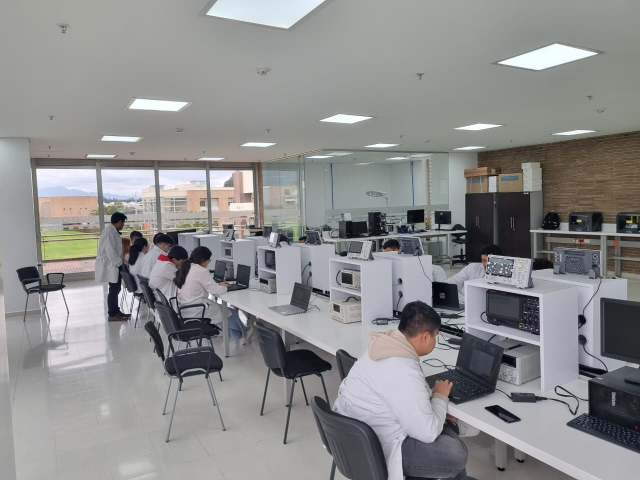
#> input picture imagenes/foto1.jpeg, 1280 x 960 px (shown at 1/2 size)
$ python comparar_algoritmos.py imagenes/foto1.jpeg
#> lines starting #> are read from the running program, lines starting #| are printed output that depends on the picture
### segmentacion.py
"""
segmentacion.py
================
Funciones núcleo para la práctica de "Segmentación por Clustering"
(Ingeniería Mecatrónica).

Cubre los pasos 2 y 3 del PROCEDIMIENTO:
    2. Preparación de los Datos
    3. Desarrollo de la Aplicación (k-means, fuzzy c-means, GMM)
    3. Evaluación (silhouette, Davies-Bouldin, IoU, Dice)

Autor: (completar con nombre del estudiante)
"""

import time
import warnings
import numpy as np

warnings.filterwarnings("ignore", category=FutureWarning)
from skimage import color, io, morphology, util
from skimage.transform import resize
from sklearn.cluster import KMeans
from sklearn.mixture import GaussianMixture
from sklearn.metrics import silhouette_score, davies_bouldin_score
from scipy.ndimage import median_filter

try:
    import skfuzzy as fuzz
    _TIENE_SKFUZZY = True
except ImportError:
    _TIENE_SKFUZZY = False


# ---------------------------------------------------------------------
# 1) PREPARACIÓN DE LOS DATOS
# ---------------------------------------------------------------------

def cargar_imagen(ruta, max_lado=300):
    """
    Carga una imagen desde disco, la convierte a RGB de 3 canales y la
    redimensiona (lado más largo = max_lado) para acotar el costo
    computacional del clustering pixel a pixel.
    """
#> called with ruta = 'imagenes/foto1.jpeg', max_lado = 200
    img = io.imread(ruta)
#> img is the input picture: shape (960, 1280, 3); mean R, G, B 140.5, 140.6, 140.7
    if img.ndim == 2:  # escala de grises -> replicar a 3 canales
        img = color.gray2rgb(img)
    if img.shape[-1] == 4:  # RGBA -> RGB
        img = img[..., :3]

    h, w = img.shape[:2]
#> h = 960; w = 1280
    escala = max_lado / max(h, w)
#> escala = 0.156
    if escala < 1.0:
        nueva_h, nueva_w = int(h * escala), int(w * escala)
#> nueva_h = 150; nueva_w = 200
        img = resize(img, (nueva_h, nueva_w), anti_aliasing=True)
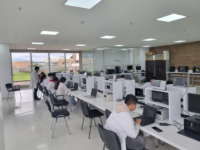
#> img: shape (150, 200, 3) float64; mean R, G, B 0.551, 0.551, 0.552
        img = util.img_as_ubyte(img)
    return img


def convertir_espacio_color(img_rgb, espacio="lab"):
    """
    Convierte una imagen RGB (uint8, 0-255) a 'rgb' o 'lab' (CIELab).
    Devuelve un arreglo float con los 3 canales.
    """
#> called with espacio = 'lab'
    img_norm = img_rgb.astype(np.float64) / 255.0
    if espacio.lower() == "lab":
        return color.rgb2lab(img_norm)          # L in [0,100], a,b ~[-128,127]
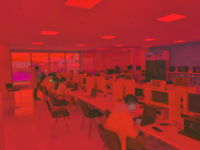
#> returned value: shape (150, 200, 3) float64; mean of channels 0, 1, 2 57.9, 0.1, -0.1; drawn with min black and max white
    elif espacio.lower() == "rgb":
        return img_norm * 255.0                  # se deja en 0-255 para normalizar luego
    else:
        raise ValueError("espacio debe ser 'rgb' o 'lab'")


def construir_vector_caracteristicas(img_color, incluir_espacial=True,
                                      peso_espacial=1.0):
    """
    Construye el vector de características por píxel:
        [c1, c2, c3, x_norm, y_norm]   (si incluir_espacial=True)
        [c1, c2, c3]                    (si incluir_espacial=False)

    Todas las columnas se normalizan a media 0 / desviación estándar 1
    (estandarización), y las coordenadas espaciales se multiplican por
    'peso_espacial' para controlar cuánto influyen frente al color.

    Retorna:
        X : ndarray (n_pixeles, n_features) -> listo para clustering
        forma : (alto, ancho) para poder reconstruir la máscara
    """
#> called with incluir_espacial = True, peso_espacial = 1
    h, w, _ = img_color.shape
#> h = 150; w = 200
    canales = img_color.reshape(-1, 3).astype(np.float64)

    # Estandarización por canal (media 0, std 1)
    medias = canales.mean(axis=0)
#> medias = [57.89, 0.105, -0.0959]
    stds = canales.std(axis=0) + 1e-8
#> stds = [18.25, 2.61, 4.98]
    canales_norm = (canales - medias) / stds

    if not incluir_espacial:
        return canales_norm, (h, w)

    yy, xx = np.mgrid[0:h, 0:w]
    coords = np.stack([xx.ravel(), yy.ravel()], axis=1).astype(np.float64)
    coords_norm = (coords - coords.mean(axis=0)) / (coords.std(axis=0) + 1e-8)
    coords_norm *= peso_espacial

    X = np.hstack([canales_norm, coords_norm])
    return X, (h, w)


# ---------------------------------------------------------------------
# 2) ALGORITMOS DE CLUSTERING
# ---------------------------------------------------------------------

def segmentar_kmeans(X, k, random_state=42):
    t0 = time.time()
    modelo = KMeans(n_clusters=k, n_init=10, random_state=random_state)
    etiquetas = modelo.fit_predict(X)
    tiempo = time.time() - t0
    return etiquetas, modelo, tiempo


def segmentar_fuzzy_cmeans(X, k, m=2.0, error=1e-5, max_iter=200, seed=42):
    """
    Fuzzy C-Means usando scikit-fuzzy. Devuelve etiquetas duras
    (argmax de la matriz de pertenencia) y la matriz de pertenencia u.
    """
    if not _TIENE_SKFUZZY:
        raise ImportError("Instale scikit-fuzzy: pip install scikit-fuzzy")

    t0 = time.time()
    # skfuzzy espera datos con forma (n_features, n_muestras)
    cntr, u, u0, d, jm, p, fpc = fuzz.cluster.cmeans(
        X.T, c=k, m=m, error=error, maxiter=max_iter, seed=seed
    )
    etiquetas = np.argmax(u, axis=0)
    tiempo = time.time() - t0
    return etiquetas, u, fpc, tiempo


# [98 lines left out: functions segmentar_gmm, posprocesar_mascara, calcular_metricas_internas, calcular_iou_dice, mejor_cluster_vs_referencia, not called in this run]

### comparar_algoritmos.py
"""
comparar_algoritmos.py
=======================
Comparación cualitativa y cuantitativa entre K-Means, Fuzzy C-Means y GMM
sobre una misma imagen y un mismo k. Corresponde a la parte "opcional o
comparativa" del paso 3 del procedimiento.

Uso:
    python3 comparar_algoritmos.py imagenes/mi_imagen.jpg --k 4 --espacio lab
"""

import argparse
import os
import matplotlib.pyplot as plt

from segmentacion import (
    cargar_imagen, convertir_espacio_color, construir_vector_caracteristicas,
    segmentar_kmeans, segmentar_fuzzy_cmeans, segmentar_gmm,
    posprocesar_mascara, calcular_metricas_internas,
)


def main():
    ap = argparse.ArgumentParser()
    ap.add_argument("ruta_imagen")
    ap.add_argument("--k", type=int, default=4)
    ap.add_argument("--espacio", choices=["lab", "rgb"], default="lab")
    ap.add_argument("--peso_espacial", type=float, default=1.0)
    args = ap.parse_args()

    img_rgb = cargar_imagen(args.ruta_imagen, max_lado=200)
    img_color = convertir_espacio_color(img_rgb, espacio=args.espacio)
    X, forma = construir_vector_caracteristicas(
        img_color, incluir_espacial=True, peso_espacial=args.peso_espacial
    )
#> forma = (150, 200)

    resultados = {}

    et_km, _, t_km = segmentar_kmeans(X, args.k)
#> t_km = 0.129
    resultados["K-Means"] = (et_km.reshape(forma), t_km)

    et_fcm, _, fpc, t_fcm = segmentar_fuzzy_cmeans(X, args.k)
    resultados["Fuzzy C-Means"] = (et_fcm.reshape(forma), t_fcm)

    et_gmm, _, t_gmm = segmentar_gmm(X, args.k)
    resultados["GMM"] = (et_gmm.reshape(forma), t_gmm)

    fig, ejes = plt.subplots(1, len(resultados) + 1, figsize=(4 * (len(resultados) + 1), 4))
    ejes[0].imshow(img_rgb)
    ejes[0].set_title("Original")
    ejes[0].axis("off")

    print(f"\nComparación de algoritmos | imagen={os.path.basename(args.ruta_imagen)} "
          f"| k={args.k} | espacio={args.espacio}\n")
    print(f"{'Algoritmo':<15}{'Tiempo (s)':<12}{'Silhouette':<12}{'Davies-Bouldin':<15}")

    for i, (nombre, (etiquetas_2d, tiempo)) in enumerate(resultados.items(), start=1):
        etiquetas_2d = posprocesar_mascara(etiquetas_2d)
        m = calcular_metricas_internas(X, etiquetas_2d.ravel())
        print(f"{nombre:<15}{tiempo:<12.4f}{m['silhouette']:<12.4f}{m['davies_bouldin']:<15.4f}")

        ejes[i].imshow(etiquetas_2d, cmap="tab10")
        ejes[i].set_title(nombre)
        ejes[i].axis("off")

    plt.tight_layout()
    os.makedirs("resultados", exist_ok=True)
    nombre_base = os.path.splitext(os.path.basename(args.ruta_imagen))[0]
    ruta_salida = f"resultados/{nombre_base}_comparacion_algoritmos.png"
    plt.savefig(ruta_salida, dpi=130)
    print(f"\n[ok] Figura guardada en {ruta_salida}")


if __name__ == "__main__":
    main()
#> (the call stopped at in segmentar_fuzzy_cmeans, `cntr, u, u0, d, jm, p, fpc = fuzz.cluster.cmeans( X.T, c=k, m=m, error..`: skfuzzy is not available in this run)

$ run again, on imagenes/foto3.jpeg
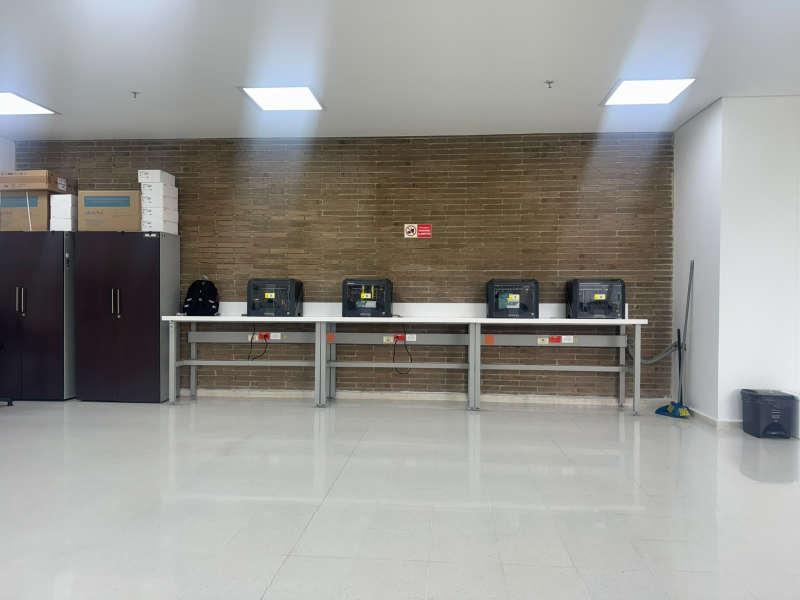
#> input picture imagenes/foto3.jpeg, 1600 x 1200 px (shown at 1/2 size)
#> in cargar_imagen, img is the input picture: shape (1200, 1600, 3); mean R, G, B 149.2, 148, 144.3
#> in cargar_imagen, `img = resize(img, (nueva_h, nueva_w), anti_aliasing=True)`:
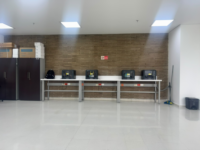
#> img: shape (150, 200, 3) float64; mean R, G, B 0.585, 0.58, 0.566
#> in convertir_espacio_color, `return color.rgb2lab(img_norm)`:
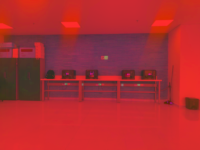
#> returned value: shape (150, 200, 3) float64; mean of channels 0, 1, 2 60.5, 0, 2.4; drawn with min black and max white
#> medias = [60.51, 0.0371, 2.35]
#> stds = [22.1, 2.08, 6.44]
#> forma = (150, 200)
#> t_km = 0.114
